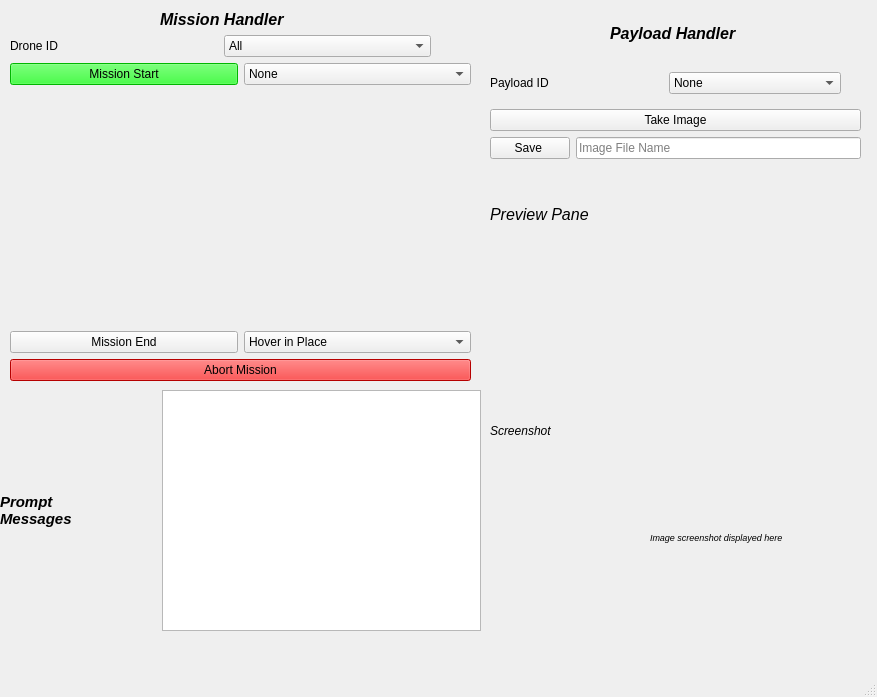
<?xml version="1.0" encoding="UTF-8"?>
<ui version="4.0">
 <class>MainWindow</class>
 <widget class="QMainWindow" name="MainWindow">
  <property name="geometry">
   <rect>
    <x>0</x>
    <y>0</y>
    <width>877</width>
    <height>697</height>
   </rect>
  </property>
  <property name="windowTitle">
   <string>GCS</string>
  </property>
  <widget class="QWidget" name="centralwidget">
   <widget class="QWidget" name="horizontalLayoutWidget">
    <property name="geometry">
     <rect>
      <x>0</x>
      <y>390</y>
      <width>481</width>
      <height>241</height>
     </rect>
    </property>
    <layout class="QHBoxLayout" name="MessagePromptBox" stretch="1,1,3">
     <item>
      <layout class="QHBoxLayout" name="horizontalLayout" stretch="0">
       <property name="spacing">
        <number>1</number>
       </property>
       <property name="sizeConstraint">
        <enum>QLayout::SizeConstraint::SetMinimumSize</enum>
       </property>
       <item>
        <widget class="QLabel" name="label_2">
         <property name="font">
          <font>
           <pointsize>11</pointsize>
           <italic>true</italic>
           <bold>true</bold>
          </font>
         </property>
         <property name="text">
          <string>Prompt 
Messages</string>
         </property>
        </widget>
       </item>
      </layout>
     </item>
     <item>
      <spacer name="horizontalSpacer_2">
       <property name="orientation">
        <enum>Qt::Orientation::Horizontal</enum>
       </property>
       <property name="sizeType">
        <enum>QSizePolicy::Policy::Fixed</enum>
       </property>
       <property name="sizeHint" stdset="0">
        <size>
         <width>50</width>
         <height>20</height>
        </size>
       </property>
      </spacer>
     </item>
     <item>
      <layout class="QHBoxLayout" name="horizontalLayout_6">
       <property name="sizeConstraint">
        <enum>QLayout::SizeConstraint::SetFixedSize</enum>
       </property>
       <item>
        <widget class="QListWidget" name="listWidget">
         <property name="styleSheet">
          <string notr="true">selection-color: rgb(255, 0, 255);</string>
         </property>
        </widget>
       </item>
      </layout>
     </item>
    </layout>
   </widget>
   <widget class="QWidget" name="verticalLayoutWidget">
    <property name="geometry">
     <rect>
      <x>10</x>
      <y>10</y>
      <width>461</width>
      <height>371</height>
     </rect>
    </property>
    <layout class="QVBoxLayout" name="MissionHandlerBox" stretch="0,1,3,2,7">
     <item>
      <layout class="QHBoxLayout" name="horizontalLayout_4">
       <property name="sizeConstraint">
        <enum>QLayout::SizeConstraint::SetFixedSize</enum>
       </property>
       <item>
        <spacer name="horizontalSpacer">
         <property name="orientation">
          <enum>Qt::Orientation::Horizontal</enum>
         </property>
         <property name="sizeType">
          <enum>QSizePolicy::Policy::Fixed</enum>
         </property>
         <property name="sizeHint" stdset="0">
          <size>
           <width>150</width>
           <height>0</height>
          </size>
         </property>
        </spacer>
       </item>
       <item>
        <widget class="QLabel" name="label">
         <property name="font">
          <font>
           <pointsize>12</pointsize>
           <italic>true</italic>
           <bold>true</bold>
          </font>
         </property>
         <property name="text">
          <string>Mission Handler</string>
         </property>
        </widget>
       </item>
      </layout>
     </item>
     <item>
      <layout class="QHBoxLayout" name="horizontalLayout_7">
       <item>
        <widget class="QLabel" name="label_5">
         <property name="text">
          <string>Drone ID</string>
         </property>
        </widget>
       </item>
       <item>
        <widget class="QComboBox" name="droneIDCombo">
         <item>
          <property name="text">
           <string>All</string>
          </property>
         </item>
         <item>
          <property name="text">
           <string>MSN01</string>
          </property>
         </item>
         <item>
          <property name="text">
           <string>MSN02</string>
          </property>
         </item>
         <item>
          <property name="text">
           <string>MSN03</string>
          </property>
         </item>
        </widget>
       </item>
       <item>
        <spacer name="horizontalSpacer_4">
         <property name="orientation">
          <enum>Qt::Orientation::Horizontal</enum>
         </property>
         <property name="sizeType">
          <enum>QSizePolicy::Policy::Fixed</enum>
         </property>
         <property name="sizeHint" stdset="0">
          <size>
           <width>40</width>
           <height>20</height>
          </size>
         </property>
        </spacer>
       </item>
      </layout>
     </item>
     <item>
      <layout class="QHBoxLayout" name="horizontalLayout_2">
       <item>
        <widget class="QPushButton" name="startMissionButton">
         <property name="styleSheet">
          <string notr="true">background-color: rgb(0, 255, 0);</string>
         </property>
         <property name="text">
          <string>Mission Start</string>
         </property>
        </widget>
       </item>
       <item>
        <widget class="QComboBox" name="startMissionCombo">
         <item>
          <property name="text">
           <string>None</string>
          </property>
         </item>
         <item>
          <property name="text">
           <string>ID1</string>
          </property>
         </item>
         <item>
          <property name="text">
           <string>ID2</string>
          </property>
         </item>
         <item>
          <property name="text">
           <string>ID3</string>
          </property>
         </item>
        </widget>
       </item>
      </layout>
     </item>
     <item>
      <spacer name="verticalSpacer">
       <property name="orientation">
        <enum>Qt::Orientation::Vertical</enum>
       </property>
       <property name="sizeHint" stdset="0">
        <size>
         <width>20</width>
         <height>40</height>
        </size>
       </property>
      </spacer>
     </item>
     <item>
      <layout class="QVBoxLayout" name="verticalLayout_2">
       <item>
        <layout class="QHBoxLayout" name="horizontalLayout_3">
         <item>
          <widget class="QPushButton" name="endMissionButton">
           <property name="text">
            <string>Mission End</string>
           </property>
          </widget>
         </item>
         <item>
          <widget class="QComboBox" name="endMissionCombo">
           <item>
            <property name="text">
             <string>Hover in Place</string>
            </property>
           </item>
           <item>
            <property name="text">
             <string>Altitude Hold</string>
            </property>
           </item>
           <item>
            <property name="text">
             <string>Return to Home</string>
            </property>
           </item>
          </widget>
         </item>
        </layout>
       </item>
       <item>
        <layout class="QHBoxLayout" name="horizontalLayout_9">
         <item>
          <widget class="QPushButton" name="abortMissionButton">
           <property name="styleSheet">
            <string notr="true">background-color: rgb(255, 0, 0);</string>
           </property>
           <property name="text">
            <string>Abort Mission</string>
           </property>
          </widget>
         </item>
        </layout>
       </item>
      </layout>
     </item>
    </layout>
   </widget>
   <widget class="QWidget" name="verticalLayoutWidget_2">
    <property name="geometry">
     <rect>
      <x>490</x>
      <y>10</y>
      <width>371</width>
      <height>621</height>
     </rect>
    </property>
    <layout class="QVBoxLayout" name="PayloadBox" stretch="1,0,2,1,9">
     <item>
      <layout class="QHBoxLayout" name="payloadLabelBox">
       <item>
        <spacer name="horizontalSpacer_3">
         <property name="orientation">
          <enum>Qt::Orientation::Horizontal</enum>
         </property>
         <property name="sizeType">
          <enum>QSizePolicy::Policy::Fixed</enum>
         </property>
         <property name="sizeHint" stdset="0">
          <size>
           <width>120</width>
           <height>20</height>
          </size>
         </property>
        </spacer>
       </item>
       <item>
        <widget class="QLabel" name="label_3">
         <property name="font">
          <font>
           <pointsize>12</pointsize>
           <italic>true</italic>
           <bold>true</bold>
          </font>
         </property>
         <property name="text">
          <string>Payload Handler</string>
         </property>
        </widget>
       </item>
      </layout>
     </item>
     <item>
      <layout class="QHBoxLayout" name="horizontalLayout_8">
       <item>
        <widget class="QLabel" name="payloadLabel">
         <property name="text">
          <string>Payload ID</string>
         </property>
        </widget>
       </item>
       <item>
        <widget class="QComboBox" name="payloadCombo">
         <item>
          <property name="text">
           <string>None</string>
          </property>
         </item>
         <item>
          <property name="text">
           <string>01_A</string>
          </property>
         </item>
         <item>
          <property name="text">
           <string>02_B</string>
          </property>
         </item>
         <item>
          <property name="text">
           <string>03_C</string>
          </property>
         </item>
        </widget>
       </item>
       <item>
        <spacer name="verticalSpacer_3">
         <property name="orientation">
          <enum>Qt::Orientation::Vertical</enum>
         </property>
         <property name="sizeHint" stdset="0">
          <size>
           <width>20</width>
           <height>40</height>
          </size>
         </property>
        </spacer>
       </item>
      </layout>
     </item>
     <item>
      <layout class="QHBoxLayout" name="payloadControlBox">
       <item>
        <layout class="QVBoxLayout" name="verticalLayout">
         <item>
          <widget class="QPushButton" name="takeImageButton">
           <property name="text">
            <string>Take Image</string>
           </property>
          </widget>
         </item>
         <item>
          <layout class="QHBoxLayout" name="horizontalLayout_5">
           <item>
            <widget class="QPushButton" name="saveImageButton">
             <property name="text">
              <string>Save </string>
             </property>
            </widget>
           </item>
           <item>
            <widget class="QLineEdit" name="saveImageEdit">
             <property name="placeholderText">
              <string>Image File Name</string>
             </property>
            </widget>
           </item>
          </layout>
         </item>
        </layout>
       </item>
      </layout>
     </item>
     <item>
      <spacer name="verticalSpacer_2">
       <property name="orientation">
        <enum>Qt::Orientation::Vertical</enum>
       </property>
       <property name="sizeType">
        <enum>QSizePolicy::Policy::Fixed</enum>
       </property>
       <property name="sizeHint" stdset="0">
        <size>
         <width>20</width>
         <height>40</height>
        </size>
       </property>
      </spacer>
     </item>
     <item>
      <layout class="QVBoxLayout" name="payloadPreviewBox" stretch="0,8,0,8">
       <item>
        <widget class="QLabel" name="label_4">
         <property name="font">
          <font>
           <pointsize>12</pointsize>
           <italic>true</italic>
          </font>
         </property>
         <property name="text">
          <string>Preview Pane</string>
         </property>
        </widget>
       </item>
       <item>
        <widget class="QWidget" name="widget" native="true"/>
       </item>
       <item>
        <widget class="QLabel" name="label_7">
         <property name="font">
          <font>
           <italic>true</italic>
          </font>
         </property>
         <property name="text">
          <string>Screenshot</string>
         </property>
        </widget>
       </item>
       <item>
        <widget class="QLabel" name="label_8">
         <property name="font">
          <font>
           <pointsize>7</pointsize>
           <italic>true</italic>
          </font>
         </property>
         <property name="text">
          <string>                                                                Image screenshot displayed here</string>
         </property>
         <property name="indent">
          <number>0</number>
         </property>
        </widget>
       </item>
      </layout>
     </item>
    </layout>
   </widget>
  </widget>
  <widget class="QMenuBar" name="menubar">
   <property name="geometry">
    <rect>
     <x>0</x>
     <y>0</y>
     <width>877</width>
     <height>33</height>
    </rect>
   </property>
  </widget>
  <widget class="QStatusBar" name="statusbar"/>
 </widget>
 <resources/>
 <connections/>
</ui>
